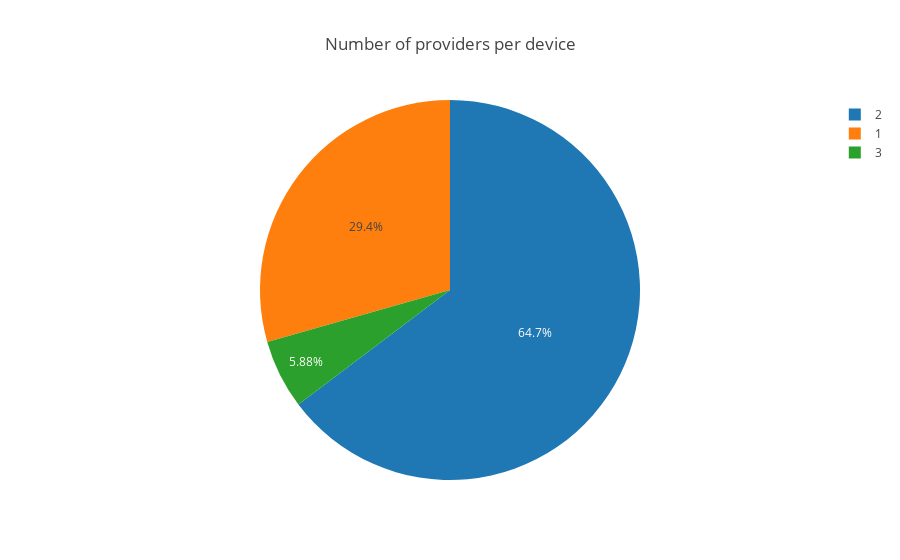
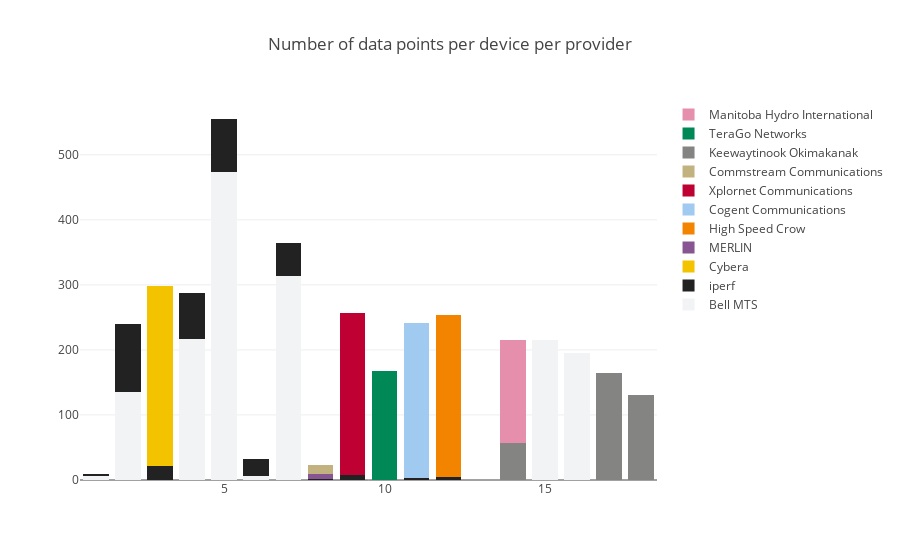

These figures' notebook cell, in order:
### Markdown cell above
# Part2: Speedtest statistics  by provider - number of providers per device, number of datapoints per provider, latency/upload/download speeds by provider.

### Code cell
providers_per_device = upload_df.groupby('SK_PI').apply(lambda x: x["PROVIDER"].unique()).apply(pd.Series)
providers_per_device['provider_count'] = providers_per_device.apply(lambda x: x.count(), axis=1)
#providers_per_device.head()
provider_counts_per_device = pd.Series(providers_per_device['provider_count']).value_counts().reset_index()
#provider_counts_per_device
data = [go.Pie(
            labels=provider_counts_per_device['index'],
            values=provider_counts_per_device["provider_count"],
    )]
layout = go.Layout(
        #barmode='stack',
        title="Number of providers per device"
    )

fig1 = go.Figure(data=data, layout=layout)
iplot(fig1)
points_by_device_by_provider=upload_df.groupby(['SK_PI', 'PROVIDER']).size().reset_index()
providers=upload_df['PROVIDER'].unique()
data=[]
i=0
for provider in providers:
    prov=[]
    for device in device_numbers:
        by_provider=points_by_device_by_provider.loc[(points_by_device_by_provider['SK_PI']==device)&(points_by_device_by_provider['PROVIDER']==provider)]
        if not by_provider.empty:
            prov.append(by_provider[0].iloc[0])
        else:
            prov.append(0)
    trace = go.Bar(x=device_numbers,y=prov, name = provider, marker=dict(color=colors[i]))
    i=i+1
    data.append(trace)
    layout = go.Layout(
        barmode='stack',
        title="Number of data points per device per provider"
    )
fig2 = go.Figure(data=data, layout=layout)
iplot(fig2)

### Figure 1 — Plotly figure (JSON) as saved in the notebook; plotly's stock layout.template omitted (floating-point values rounded to 4 significant figures)
{"data": [{"labels": [2, 1, 3], "type": "pie", "values": [11, 5, 1]}], "layout": {"title": "Number of providers per device"}}

### Figure 2 — Plotly figure (JSON) as saved in the notebook; plotly's stock layout.template omitted (floating-point values rounded to 4 significant figures)
{"data": [{"marker": {"color": "F2F3F4"}, "name": "Bell MTS", "type": "bar", "x": [1, 2, 3, 4, 5, 6, 7, 8, 9, 10, 11, 12, 14, 15, 16, 17, 18], "y": [6, 135, 0, 217, 473, 6, 314, 0, 0, 0, 0, 0, 0, 216, 195, 0, 0]}, {"marker": {"color": "222222"}, "name": "iperf", "type": "bar", "x": [1, 2, 3, 4, 5, 6, 7, 8, 9, 10, 11, 12, 14, 15, 16, 17, 18], "y": [4, 105, 21, 70, 82, 26, 51, 2, 8, 0, 3, 4, 0, 0, 0, 0, 0]}, {"marker": {"color": "F3C300"}, "name": "Cybera", "type": "bar", "x": [1, 2, 3, 4, 5, 6, 7, 8, 9, 10, 11, 12, 14, 15, 16, 17, 18], "y": [0, 0, 278, 0, 0, 0, 0, 0, 0, 0, 0, 0, 0, 0, 0, 0, 0]}, {"marker": {"color": "875692"}, "name": "MERLIN", "type": "bar", "x": [1, 2, 3, 4, 5, 6, 7, 8, 9, 10, 11, 12, 14, 15, 16, 17, 18], "y": [0, 0, 0, 0, 0, 0, 0, 8, 0, 0, 0, 0, 0, 0, 0, 0, 0]}, {"marker": {"color": "F38400"}, "name": "High Speed Crow", "type": "bar", "x": [1, 2, 3, 4, 5, 6, 7, 8, 9, 10, 11, 12, 14, 15, 16, 17, 18], "y": [0, 0, 0, 0, 0, 0, 0, 0, 0, 0, 0, 249, 0, 0, 0, 0, 0]}, {"marker": {"color": "A1CAF1"}, "name": "Cogent Communications", "type": "bar", "x": [1, 2, 3, 4, 5, 6, 7, 8, 9, 10, 11, 12, 14, 15, 16, 17, 18], "y": [0, 0, 0, 0, 0, 0, 0, 0, 0, 0, 239, 0, 0, 0, 0, 0, 0]}, {"marker": {"color": "BE0032"}, "name": "Xplornet Communications", "type": "bar", "x": [1, 2, 3, 4, 5, 6, 7, 8, 9, 10, 11, 12, 14, 15, 16, 17, 18], "y": [0, 0, 0, 0, 0, 0, 0, 0, 248, 0, 0, 0, 0, 0, 0, 0, 0]}, {"marker": {"color": "C2B280"}, "name": "Commstream Communications", "type": "bar", "x": [1, 2, 3, 4, 5, 6, 7, 8, 9, 10, 11, 12, 14, 15, 16, 17, 18], "y": [0, 0, 0, 0, 0, 0, 0, 13, 0, 0, 0, 0, 0, 0, 0, 0, 0]}, {"marker": {"color": "848482"}, "name": "Keewaytinook Okimakanak", "type": "bar", "x": [1, 2, 3, 4, 5, 6, 7, 8, 9, 10, 11, 12, 14, 15, 16, 17, 18], "y": [0, 0, 0, 0, 0, 0, 0, 0, 0, 0, 0, 0, 57, 0, 0, 164, 130]}, {"marker": {"color": "008856"}, "name": "TeraGo Networks", "type": "bar", "x": [1, 2, 3, 4, 5, 6, 7, 8, 9, 10, 11, 12, 14, 15, 16, 17, 18], "y": [0, 0, 0, 0, 0, 0, 0, 0, 0, 168, 0, 0, 0, 0, 0, 0, 0]}, {"marker": {"color": "E68FAC"}, "name": "Manitoba Hydro International", "type": "bar", "x": [1, 2, 3, 4, 5, 6, 7, 8, 9, 10, 11, 12, 14, 15, 16, 17, 18], "y": [0, 0, 0, 0, 0, 0, 0, 0, 0, 0, 0, 0, 159, 0, 0, 0, 0]}], "layout": {"barmode": "stack", "title": "Number of data points per device per provider"}}
